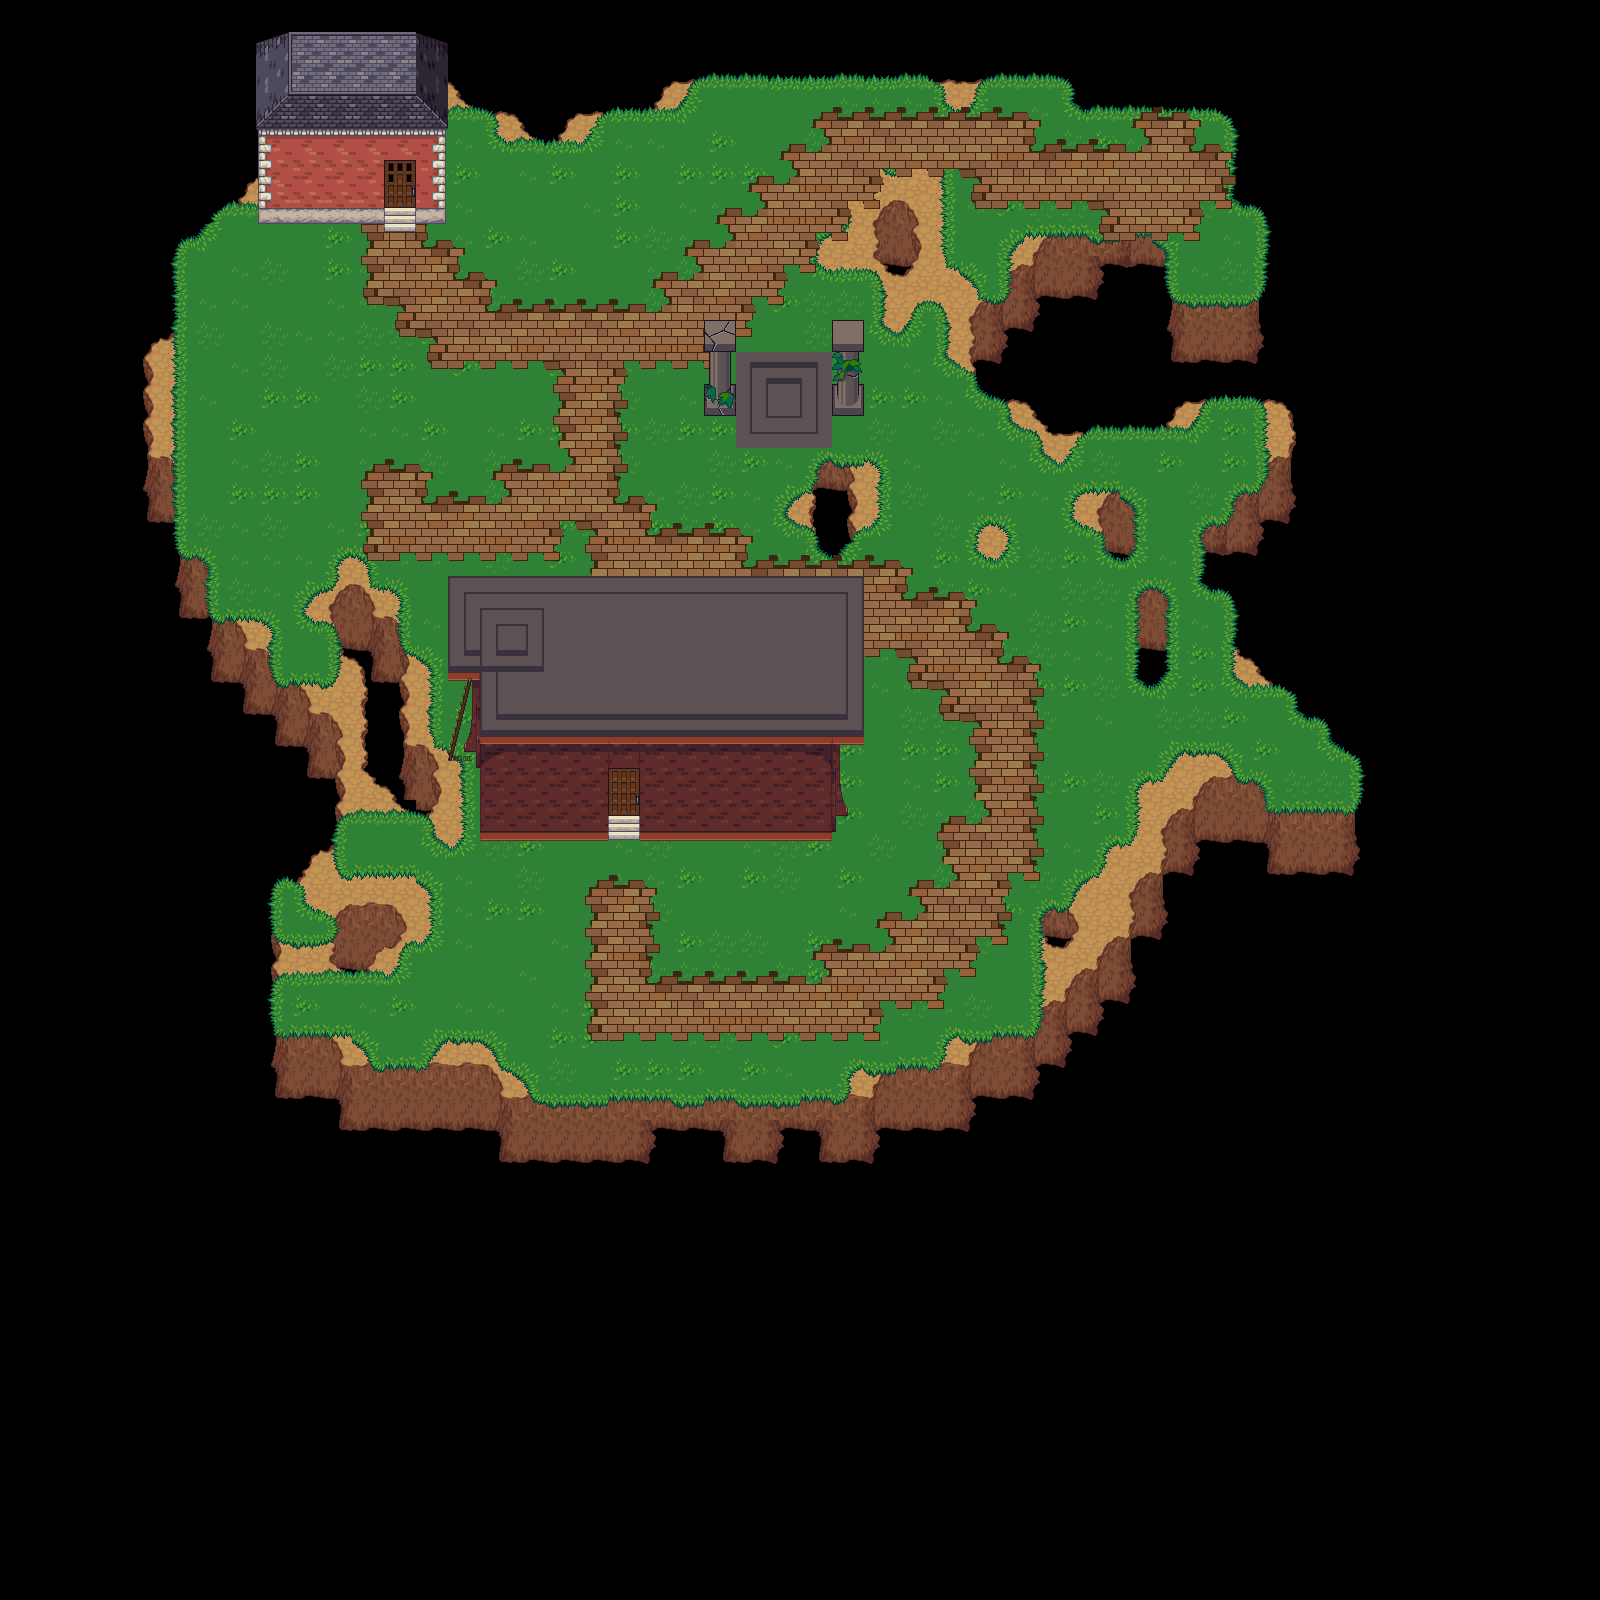

Rendered tile map (Tiled .tmx) drawn with the repository's tilesets; below, a short description and the map source with its tile grids summarised:
An orthogonal 50x50 tile map with 32x32 px tiles, 9 tile layers (behindCliffs, cliffs, cliffsDetail, path, ...), 3 tilesets and 8 objects.

<map version="1.0" orientation="orthogonal" width="50" height="50" tilewidth="32" tileheight="32">
 <tileset firstgid="1" name="base_out_atlas" tilewidth="32" tileheight="32">
  <image source="../tilesets/base_out_atlas.png" trans="ffffff" width="1024" height="1024" />
  <terraintypes>
   <terrain name="cliffs" tile="37" />
   <terrain name="grass" tile="149" />
  </terraintypes>
  <tile id="5" terrain=",,,0" />
  <tile id="6" terrain=",,0,0" />
  <tile id="7" terrain=",,0," />
  <tile id="8" terrain=",0,0,0" />
  <tile id="9" terrain="0,,0,0" />
  <tile id="22" terrain="1,1,1," />
  <tile id="23" terrain="1,1,,1" />
  <tile id="37" terrain=",0,,0" />
  <tile id="38" terrain="0,0,0,0" />
  <tile id="39" terrain="0,,0," />
  <tile id="40" terrain="0,0,,0" />
  <tile id="41" terrain="0,0,0," />
  <tile id="54" terrain="1,,1,1" />
  <tile id="55" terrain=",1,1,1" />
  <tile id="69" terrain=",0,," />
  <tile id="70" terrain="0,0,," />
  <tile id="71" terrain="0,,," />
  <tile id="85" terrain=",,,1" />
  <tile id="86" terrain=",,1,1" />
  <tile id="87" terrain=",,1," />
  <tile id="117" terrain=",1,,1" />
  <tile id="118" terrain="1,1,1,1" />
  <tile id="119" terrain="1,,1," />
  <tile id="149" terrain=",1,," />
  <tile id="150" terrain="1,1,," />
  <tile id="151" terrain="1,,," />
  <tile id="181" terrain="1,1,1,1" />
  <tile id="182" terrain="1,1,1,1" />
  <tile id="183" terrain="1,1,1,1" />
  <tile id="214" terrain="1,1,1," />
  <tile id="215" terrain="1,1,,1" />
  <tile id="246" terrain="1,,1,1" />
  <tile id="247" terrain=",1,1,1" />
  <tile id="277" terrain=",,,1" />
  <tile id="278" terrain=",,1,1" />
  <tile id="279" terrain=",,1," />
  <tile id="309" terrain=",1,,1" />
  <tile id="310" terrain="1,1,1,1" />
  <tile id="311" terrain="1,,1," />
  <tile id="341" terrain=",1,," />
  <tile id="342" terrain="1,1,," />
  <tile id="343" terrain="1,,," />
 </tileset>
 <tileset firstgid="1025" name="terrain_atlas" tilewidth="32" tileheight="32">
  <image source="../tilesets/terrain_atlas.png" trans="000000" width="1024" height="1024" />
  <terraintypes>
   <terrain name="path" tile="757" />
  </terraintypes>
  <tile id="725" terrain="0,0,0,0" />
  <tile id="726" terrain="0,0,0,0" />
  <tile id="727" terrain="0,0,0,0" />
  <tile id="728" terrain="0,0,0,0" />
  <tile id="729" terrain="0,0,0,0" />
  <tile id="755" terrain="0,0,0," />
  <tile id="756" terrain="0,0,," />
  <tile id="757" terrain="0,0,,0" />
  <tile id="758" terrain=",,,0" />
  <tile id="759" terrain=",,0," />
  <tile id="787" terrain="0,,0," />
  <tile id="789" terrain=",0,,0" />
  <tile id="790" terrain=",0,," />
  <tile id="791" terrain="0,,," />
  <tile id="819" terrain="0,,0,0" />
  <tile id="820" terrain=",,0,0" />
  <tile id="821" terrain=",0,0,0" />
 </tileset>
 <tileset firstgid="2049" name="objects" tilewidth="32" tileheight="32">
  <image source="../tilesets/objects.png" trans="ffffff" width="128" height="32" />
 </tileset>
 <layer name="behindCliffs" width="50" height="50">
  <data>[2500 cells, 128 non-empty, 2 distinct tile ids]</data>
 </layer>
 <layer name="cliffs" width="50" height="50">
  <data>[2500 cells, 1052 non-empty, 18 distinct tile ids]</data>
 </layer>
 <layer name="cliffsDetail" width="50" height="50">
  <data>[2500 cells, 941 non-empty, 33 distinct tile ids]</data>
 </layer>
 <layer name="path" width="50" height="50">
  <data>[2500 cells, 291 non-empty, 17 distinct tile ids]</data>
 </layer>
 <layer name="houseBase" width="50" height="50">
  <data>[2500 cells, 19 non-empty, 11 distinct tile ids]</data>
 </layer>
 <layer name="houseRoof" width="50" height="50">
  <data>[2500 cells, 20 non-empty, 13 distinct tile ids]</data>
 </layer>
 <layer name="portalBase" width="50" height="50">
  <data>[2500 cells, 15 non-empty, 15 distinct tile ids]</data>
 </layer>
 <layer name="workshopBase" width="50" height="50">
  <data>[2500 cells, 50 non-empty, 22 distinct tile ids]</data>
 </layer>
 <layer name="workshopRoof" width="50" height="50">
  <data>[2500 cells, 68 non-empty, 14 distinct tile ids]</data>
 </layer>
 <objectgroup name="#PORTALS" width="50" height="50">
  <object gid="2049" x="768" y="406" />
 </objectgroup>
 <objectgroup name="#SIGNS" width="50" height="50">
  <object gid="2051" x="1192" y="142" />
  <object gid="2050" x="417" y="233" />
  <object gid="2050" x="639" y="851" />
  <object gid="2050" x="832" y="431" />
  <object gid="2052" x="1206" y="267" />
 </objectgroup>
 <objectgroup name="#DOORS" width="50" height="50">
  <object gid="185" x="384" y="193" height="1024" />
  <object gid="185" x="610" y="800" height="1024" />
 </objectgroup>
</map>
